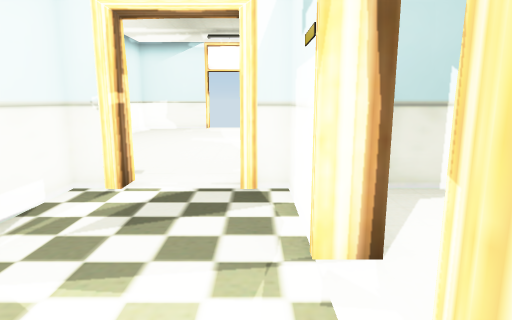
[1] (above)

23 first-person views from a walk through a 3-D level made in the Unity game engine. The camera is 1.2 m above the floor, tilts 10° down and sees 75° across. Doors are open. The floor is counted in squares, 1 m on a side. Each view is taken from the middle of a square. On the plan, view 1 faces up. The plan holds only what a view shows up to about 14 squares ahead; the rest is blank. The place goes on beyond the plan. Some animated figures are not drawn.

[2]
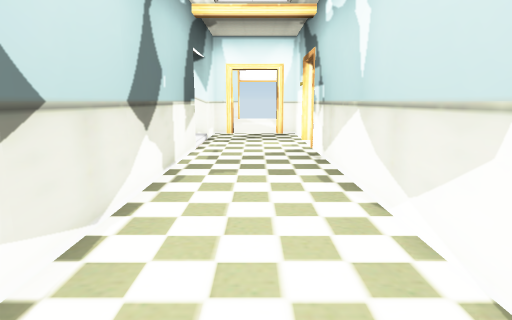

[3]
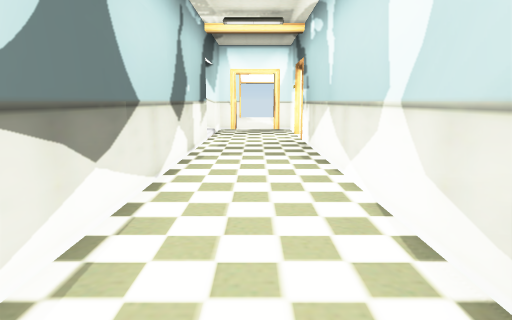

[4]
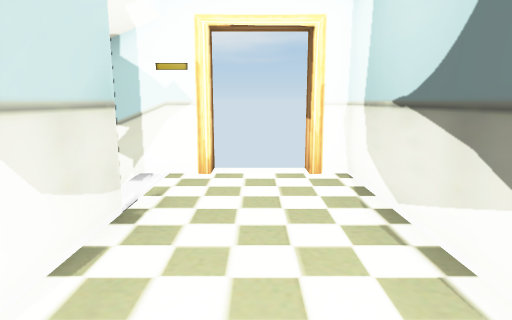

[5]
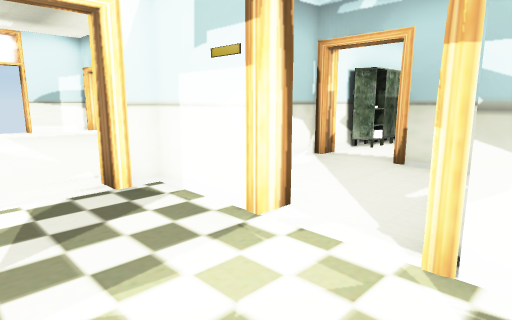

[6]
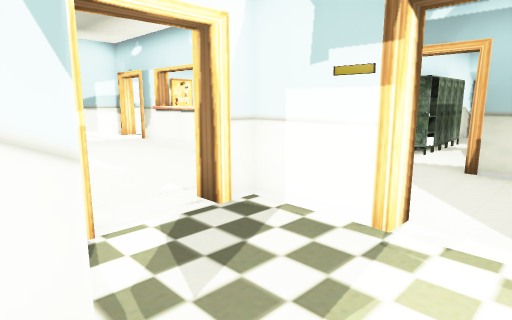

[7]
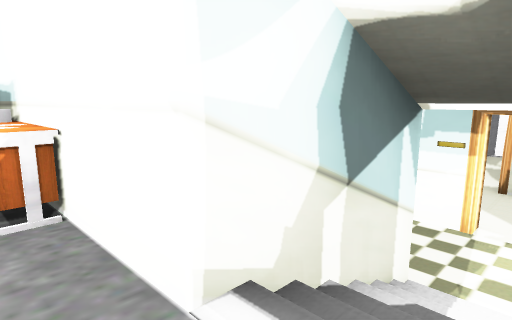

[8]
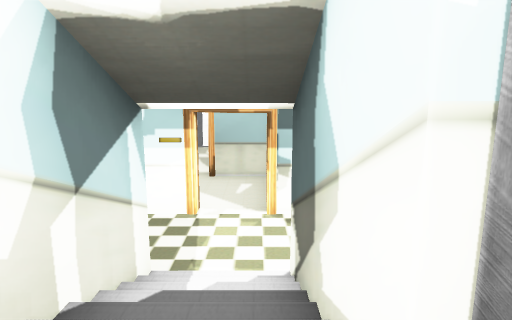

[9]
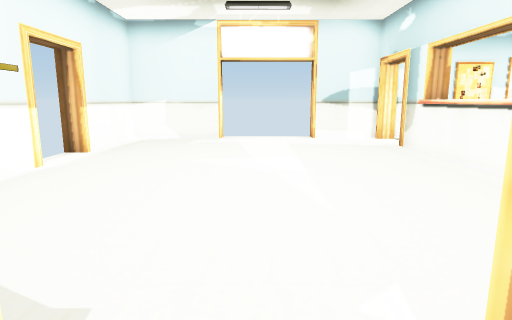

[10]
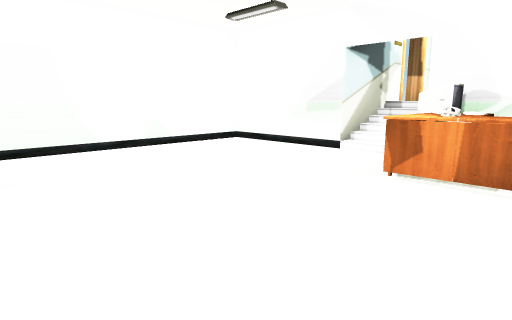

[11]
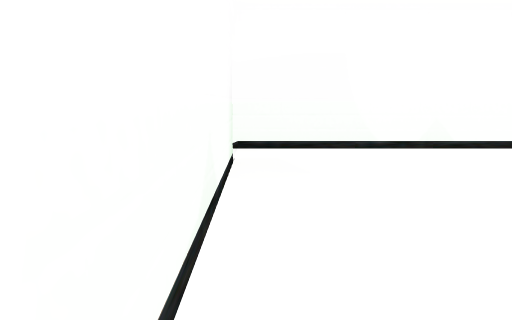

[12]
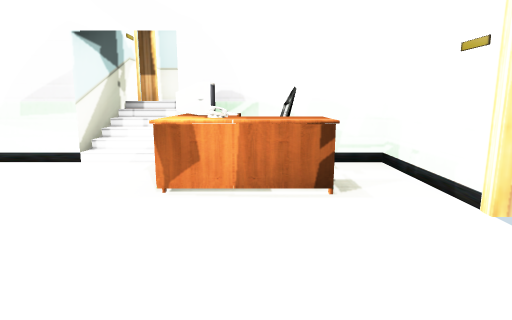

[13]
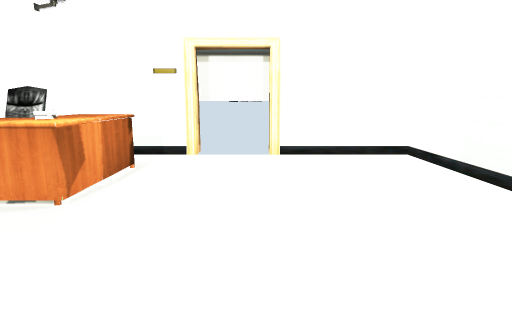

[14]
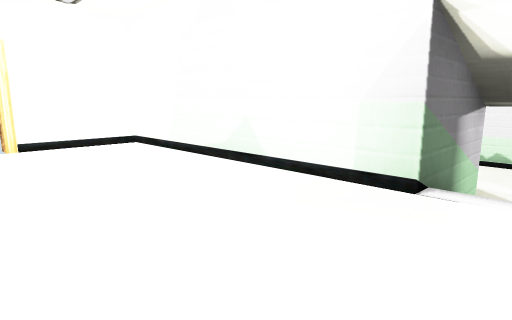

[15]
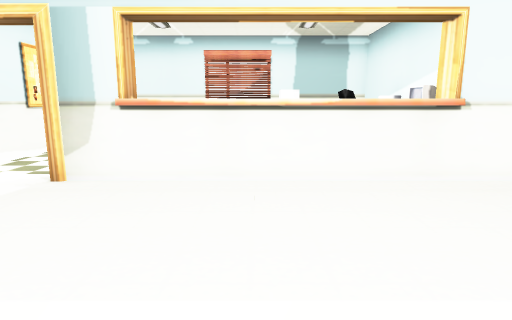

[16]
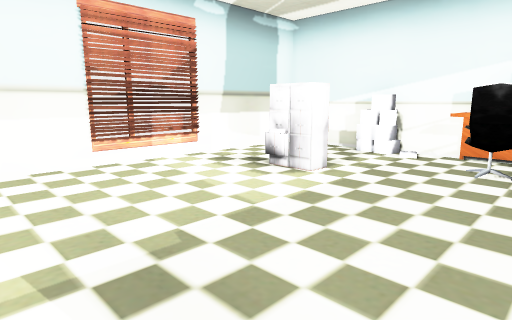

[17]
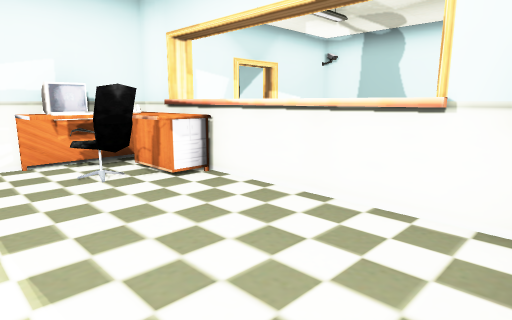

[18]
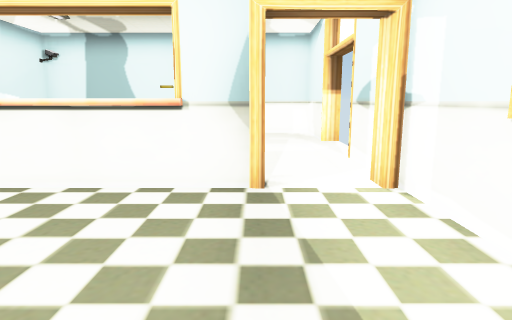

[19]
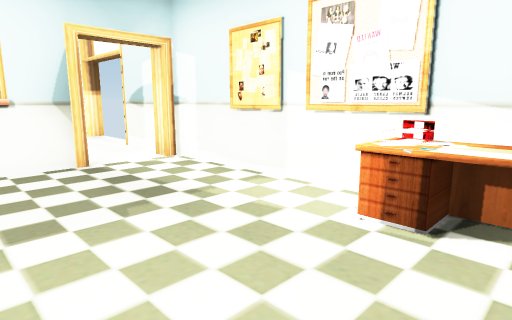

[20]
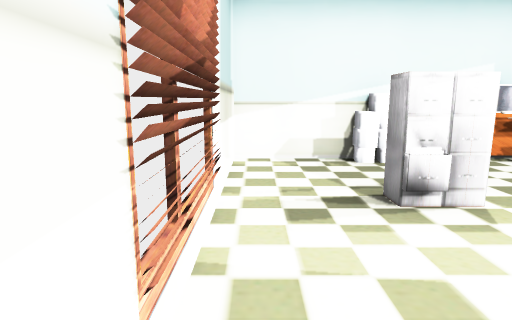

[21]
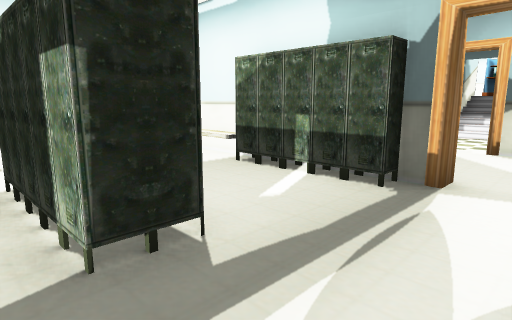

[22]
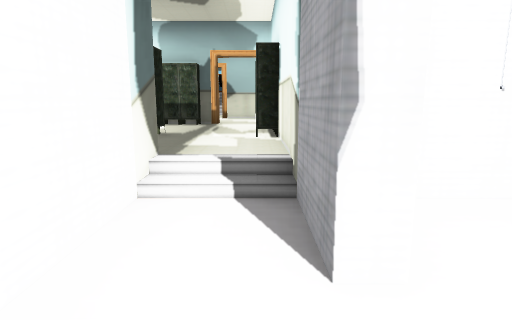

[23]
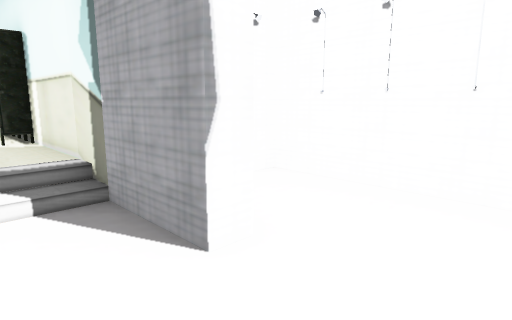

### Floor plan
Key: @ floor where view 1 was taken; # wall or solid block; x gap in a wall; . main floor; - floor 0.5 m lower than the main floor; _ floor 1.25 m lower than the main floor; : floor 1.5 m higher than the main floor; < floor 2.5 m lower than the main floor; / step, stairs or slope; D open door; ^ raised ledge; T table; C cabinet; O other object.
Columns run from 7 left of view 1 to 23 right of it. Each row starts with its distance up from view 1.
 16      #  #
 15   ###DDD########^^
 14   #.......D.....^^#
 13   #.......D.......#
 12  ##.......#.......#
 11   D.......^.......#
 10   #.......^.......#
  9   #.......^....^..#
  8   #.......^TO.....# ####
  7  ##.......#TTT....# #----
  6 T##.......######### #----
  5 T#####.###############---
  4 :####...#....####.../----
  3 :####...#...DD....../-- -
  2  :///.......DD.....####
  1 : ///.......#...#.
  0  C###..@#   #.. #.
 -1     #...#   #.. #
 -2     #...#   #.  .
 -3     #...#   #   /
 -4     #...######DD####
 -5     #...###___DD___#
 -6     #...###_TT_____#
 -7     #...###TTT_____#
 -8     #...###TTT_____#
 -9     #...///________#
-10     #...///________#
-11     #DDx###________#        <<#
-12           #________####  <<<<<#
-13           #________/     <<
-14           #________/
-15           ##########

Positions as (right, up) in squares from view 1, and headings:
1: (0, 0), facing up
2: (-1, -8), facing up
3: (-1, -10), facing up
4: (-1, -5), facing down
5: (-2, 0), facing up-right
6: (-3, 1), facing up-right
7: (-7, 1), facing up-right
8: (-7, 1), facing right
9: (-1, 4), facing up
10: (11, -6), facing down-left
11: (11, -6), facing down
12: (10, -7), facing left
13: (8, -12), facing up
14: (7, -14), facing up-right
15: (-2, 10), facing right
16: (4, 14), facing down-right
17: (7, 13), facing down-left
18: (8, 13), facing left
19: (10, 11), facing up-left
20: (10, 13), facing down
21: (10, 4), facing down-left
22: (17, 4), facing left
23: (17, 3), facing up-left
